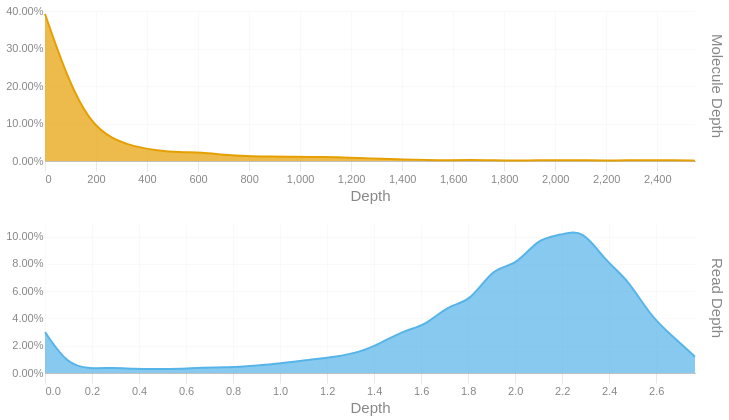

The notebook cell this image was saved under:
### Code cell
readdep = depth_hist(tb['Read Depth'], q99, 3)
readdep = readdep.with_columns(pl.lit('Read Depth').alias('Metric'))
if not SKIPLR:
    moldep = depth_hist(tb['Molecule Depth'], mol_q99, 1)
    moldep = moldep.with_columns(pl.lit('Molecule Depth').alias('Metric'))
    _hist = pl.concat([readdep, moldep])
    _hist = _hist.filter(pl.col('Proportion') != 0)
    with SafeRender(_hist):
        (
            alt.Chart(_hist)        
            .mark_area(interpolate = "basis")
            .encode(
                x=alt.X('Bin:Q').scale(domainMin=0).axis(alt.Axis(title='Depth')),
                y = alt.Y('Proportion:Q', title = None).axis(format = '.2%'),
                color = alt.Color('Metric:N').legend(None),
                row = alt.Row("Metric:N").header(title = None, labelOrient = 'right'),
                tooltip = [
                    alt.Tooltip("Metric:N", title = "Metric"),
                    alt.Tooltip('Interval:N', title = "Depth Interval"),
                    alt.Tooltip('Proportion:Q', title = "% Alignments").format('.2%')
                ]
            )
            .resolve_scale(x='independent', y='independent')
            .properties(
                height = 150, width = 650,
                usermeta={'embedOptions': {'downloadFileName': f'{samplename}.depth.hist'}}
            )
        ).display()
else:
    readdep = readdep.filter(pl.col('Proportion') != 0)
    with SafeRender(readdep):
        (
            alt.Chart(readdep)        
            .mark_area(interpolate = "basis")
            .encode(
                x=alt.X('Bin:Q').scale(domainMin=0).axis(alt.Axis(title='Depth')),
                y = alt.Y('Proportion:Q', title = None).axis(format = '.2%'),
                tooltip = [
                    alt.Tooltip('Interval:N', title = "Depth Interval"),
                    alt.Tooltip('Proportion:Q', title = "% Alignments").format('.2%')
                ]
            )
            .properties(
                usermeta={'embedOptions': {'downloadFileName': f'{samplename}.depth.hist'}}
            )
        ).display()

### Figure 1 — Vega-Lite specification as saved in the notebook (floating-point values rounded to 4 significant figures)
{"width": 650, "height": 150, "config": {"title": {"anchor": "start", "dy": -15, "fontSize": 18, "color": "#888888", "subtitleColor": "#888888", "subtitleFontSize": 14}, "arc": {"fill": "#0072B2"}, "axis": {"domainColor": "#888888", "domainWidth": 0.5, "gridWidth": 0.2, "grid": false, "titleFontWeight": 400, "titleFontSize": 15, "labelFontSize": 11, "labelColor": "#888888", "tickColor": "#888888", "tickWidth": 0.2, "titleColor": "#888888"}, "axisBand": {"grid": false}, "axisX": {"grid": true, "tickSize": 10, "domainCap": "round"}, "axisY": {"domain": false, "grid": true, "tickSize": 0, "domainCap": "round"}, "background": "transparent", "header": {"labelFontSize": 15, "labelColor": "#888888", "titleFontSize": 15, "titleFontWeight": 600, "titleColor": "#888888"}, "legend": {"labelFont": "sans-serif", "labelFontSize": 12, "labelColor": "#888888", "symbolSize": 100, "symbolType": "circle", "titleFontSize": 12, "titlePadding": 10, "titleColor": "#888888", "title": null}, "range": {"category": ["#E69F00", "#56B4E9", "#009E73", "#F0E442", "#0072B2", "#D55E00", "#CC79A7", "#000000"], "diverging": ["#cfe8f3", "#a2d4ec", "#73bfe2", "#46abdb", "#1696d2", "#12719e"]}, "area": {"fill": "#0072B2", "fillOpacity": 0.7, "line": true, "strokeOpacity": 0.7}, "line": {"color": "#0072B2", "stroke": "#0072B2", "strokeWidth": 2}, "trail": {"color": "#0072B2", "stroke": "#0072B2", "strokeWidth": 0, "size": 1}, "point": {"filled": true, "fillOpacity": 1.0, "size": 95}, "text": {"color": "#888888", "fontSize": 11, "align": "right", "fontWeight": 400, "size": 11}, "bar": {"fill": "#0072B2", "stroke": null}, "view": {"stroke": null, "continuousWidth": 660, "continuousHeight": 400}}, "data": {"name": "data-1ef7e601820d05c281aeac664937a888"}, "mark": {"type": "area", "interpolate": "basis"}, "encoding": {"color": {"field": "Metric", "legend": null, "type": "nominal"}, "row": {"field": "Metric", "header": {"title": null, "labelOrient": "right"}, "type": "nominal"}, "tooltip": [{"field": "Metric", "title": "Metric", "type": "nominal"}, {"field": "Interval", "title": "Depth Interval", "type": "nominal"}, {"field": "Proportion", "format": ".2%", "title": "% Alignments", "type": "quantitative"}], "x": {"axis": {"title": "Depth"}, "field": "Bin", "scale": {"domainMin": 0}, "type": "quantitative"}, "y": {"axis": {"format": ".2%"}, "field": "Proportion", "title": null, "type": "quantitative"}}, "resolve": {"scale": {"x": "independent", "y": "independent"}}, "usermeta": {"embedOptions": {"downloadFileName": "S3_Annapolis_274.depth.hist"}}, "$schema": "https://vega.github.io/schema/vega-lite/v6.1.0.json", "datasets": {"data-1ef7e601820d05c281aeac664937a888": [{"Bin": 0.0, "Interval": "0.0-0.095", "Proportion": 0.03, "Metric": "Read Depth"}, {"Bin": 0.095, "Interval": "0.095-0.191", "Proportion": 0.006, "Metric": "Read Depth"}, {"Bin": 0.191, "Interval": "0.191-0.286", "Proportion": 0.003, "Metric": "Read Depth"}, {"Bin": 0.286, "Interval": "0.286-0.381", "Proportion": 0.004, "Metric": "Read Depth"}, {"Bin": 0.381, "Interval": "0.381-0.477", "Proportion": 0.003, "Metric": "Read Depth"}, {"Bin": 0.477, "Interval": "0.477-0.572", "Proportion": 0.003, "Metric": "Read Depth"}, {"Bin": 0.572, "Interval": "0.572-0.667", "Proportion": 0.003, "Metric": "Read Depth"}, {"Bin": 0.667, "Interval": "0.667-0.763", "Proportion": 0.004, "Metric": "Read Depth"}, {"Bin": 0.763, "Interval": "0.763-0.858", "Proportion": 0.004, "Metric": "Read Depth"}, {"Bin": 0.858, "Interval": "0.858-0.953", "Proportion": 0.005, "Metric": "Read Depth"}, {"Bin": 0.953, "Interval": "0.953-1.049", "Proportion": 0.006, "Metric": "Read Depth"}, {"Bin": 1.049, "Interval": "1.049-1.144", "Proportion": 0.008, "Metric": "Read Depth"}, {"Bin": 1.144, "Interval": "1.144-1.239", "Proportion": 0.01, "Metric": "Read Depth"}, {"Bin": 1.239, "Interval": "1.239-1.335", "Proportion": 0.012, "Metric": "Read Depth"}, {"Bin": 1.335, "Interval": "1.335-1.43", "Proportion": 0.015, "Metric": "Read Depth"}, {"Bin": 1.43, "Interval": "1.43-1.525", "Proportion": 0.022, "Metric": "Read Depth"}, {"Bin": 1.525, "Interval": "1.525-1.621", "Proportion": 0.031, "Metric": "Read Depth"}, {"Bin": 1.621, "Interval": "1.621-1.716", "Proportion": 0.035, "Metric": "Read Depth"}, {"Bin": 1.716, "Interval": "1.716-1.811", "Proportion": 0.05, "Metric": "Read Depth"}, {"Bin": 1.811, "Interval": "1.811-1.907", "Proportion": 0.052, "Metric": "Read Depth"}, {"Bin": 1.907, "Interval": "1.907-2.002", "Proportion": 0.078, "Metric": "Read Depth"}, {"Bin": 2.002, "Interval": "2.002-2.097", "Proportion": 0.078, "Metric": "Read Depth"}, {"Bin": 2.097, "Interval": "2.097-2.193", "Proportion": 0.099, "Metric": "Read Depth"}, {"Bin": 2.193, "Interval": "2.193-2.288", "Proportion": 0.101, "Metric": "Read Depth"}, {"Bin": 2.288, "Interval": "2.288-2.383", "Proportion": 0.106, "Metric": "Read Depth"}, {"Bin": 2.383, "Interval": "2.383-2.479", "Proportion": 0.082, "Metric": "Read Depth"}, {"Bin": 2.479, "Interval": "2.479-2.574", "Proportion": 0.069, "Metric": "Read Depth"}, {"Bin": 2.574, "Interval": "2.574-2.669", "Proportion": 0.042, "Metric": "Read Depth"}, {"Bin": 2.669, "Interval": "2.669-2.765", "Proportion": 0.027, "Metric": "Read Depth"}, {"Bin": 2.765, "Interval": "2.765-2.86", "Proportion": 0.012, "Metric": "Read Depth"}, {"Bin": 0.0, "Interval": "0.0-87.9", "Proportion": 0.392, "Metric": "Molecule Depth"}, {"Bin": 87.9, "Interval": "87.9-175.7", "Proportion": 0.22, "Metric": "Molecule Depth"}, {"Bin": 175.7, "Interval": "175.7-263.6", "Proportion": 0.103, "Metric": "Molecule Depth"}, {"Bin": 263.6, "Interval": "263.6-351.5", "Proportion": 0.058, "Metric": "Molecule Depth"}, {"Bin": 351.5, "Interval": "351.5-439.3", "Proportion": 0.038, "Metric": "Molecule Depth"}, {"Bin": 439.3, "Interval": "439.3-527.2", "Proportion": 0.028, "Metric": "Molecule Depth"}, {"Bin": 527.2, "Interval": "527.2-615.0", "Proportion": 0.023, "Metric": "Molecule Depth"}, {"Bin": 615.0, "Interval": "615.0-702.9", "Proportion": 0.023, "Metric": "Molecule Depth"}, {"Bin": 702.9, "Interval": "702.9-790.8", "Proportion": 0.016, "Metric": "Molecule Depth"}, {"Bin": 790.8, "Interval": "790.8-878.6", "Proportion": 0.013, "Metric": "Molecule Depth"}, {"Bin": 878.6, "Interval": "878.6-966.5", "Proportion": 0.012, "Metric": "Molecule Depth"}, {"Bin": 966.5, "Interval": "966.5-1054.4", "Proportion": 0.011, "Metric": "Molecule Depth"}, {"Bin": 1054.0, "Interval": "1054.4-1142.2", "Proportion": 0.011, "Metric": "Molecule Depth"}, {"Bin": 1142.0, "Interval": "1142.2-1230.1", "Proportion": 0.01, "Metric": "Molecule Depth"}, {"Bin": 1230.0, "Interval": "1230.1-1317.9", "Proportion": 0.008, "Metric": "Molecule Depth"}, {"Bin": 1318.0, "Interval": "1317.9-1405.8", "Proportion": 0.006, "Metric": "Molecule Depth"}, {"Bin": 1406.0, "Interval": "1405.8-1493.7", "Proportion": 0.004, "Metric": "Molecule Depth"}, {"Bin": 1494.0, "Interval": "1493.7-1581.5", "Proportion": 0.003, "Metric": "Molecule Depth"}, {"Bin": 1582.0, "Interval": "1581.5-1669.4", "Proportion": 0.002, "Metric": "Molecule Depth"}, {"Bin": 1669.0, "Interval": "1669.4-1757.3", "Proportion": 0.003, "Metric": "Molecule Depth"}, {"Bin": 1757.0, "Interval": "1757.3-1845.1", "Proportion": 0.002, "Metric": "Molecule Depth"}, {"Bin": 1845.0, "Interval": "1845.1-1933.0", "Proportion": 0.001, "Metric": "Molecule Depth"}, {"Bin": 1933.0, "Interval": "1933.0-2020.8", "Proportion": 0.002, "Metric": "Molecule Depth"}, {"Bin": 2021.0, "Interval": "2020.8-2108.7", "Proportion": 0.002, "Metric": "Molecule Depth"}, {"Bin": 2109.0, "Interval": "2108.7-2196.6", "Proportion": 0.002, "Metric": "Molecule Depth"}, {"Bin": 2197.0, "Interval": "2196.6-2284.4", "Proportion": 0.001, "Metric": "Molecule Depth"}, {"Bin": 2284.0, "Interval": "2284.4-2372.3", "Proportion": 0.002, "Metric": "Molecule Depth"}, {"Bin": 2372.0, "Interval": "2372.3-2460.2", "Proportion": 0.002, "Metric": "Molecule Depth"}, {"Bin": 2460.0, "Interval": "2460.2-2548.0", "Proportion": 0.002, "Metric": "Molecule Depth"}, {"Bin": 2548.0, "Interval": "2548.0-2635.89", "Proportion": 0.001, "Metric": "Molecule Depth"}]}}
